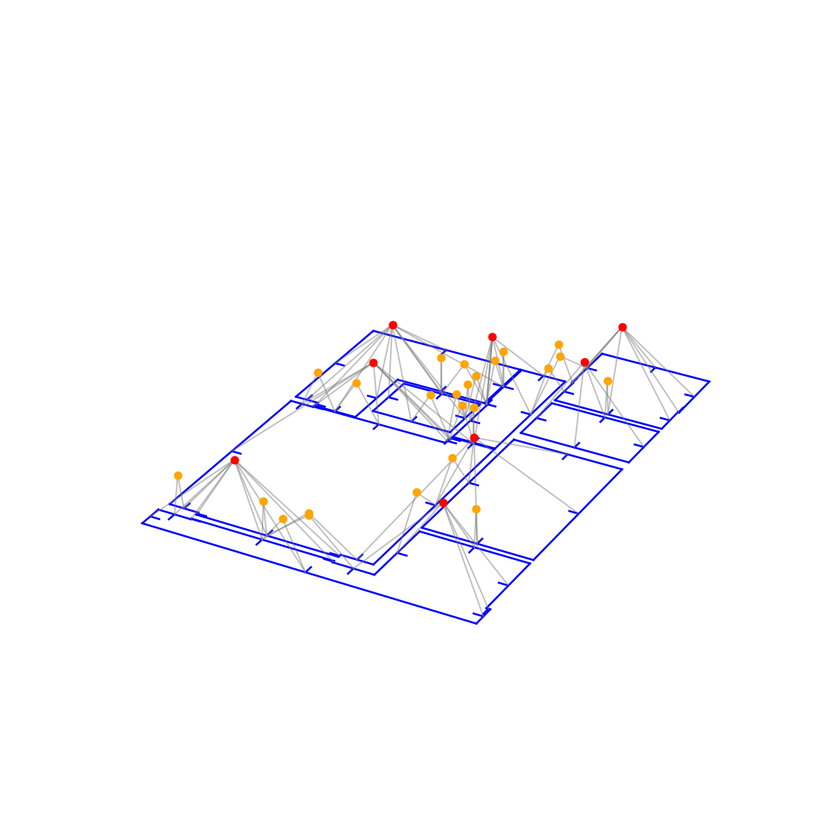
#> input picture benchmarks/EC-L/M/M-F/graph_0_3d.png, 840 x 840 px, shrunk from 1200 x 1200 before the run; its folder holds 3 pictures in this run
$ python image_tables.py
#> lines starting #> are read from the running program, lines starting #| are printed output that depends on the picture
import os
from pathlib import Path
import matplotlib.pyplot as plt
from matplotlib.image import imread
import numpy as np

# Get the benchmark root directory (parent of this script's parent)
BENCHMARK_DIR = Path(__file__).parent.parent / "benchmarks"

method_order = ["Rand", "EC-square", "EC-L", "Ours", "GT-test","Planes"]

# Map raw folder names to the display/canonical method names used in plots and ordering.
# Keys are matched case-insensitively.
method_name_map = {
    "rand": "Rand",
    "ifh": "Ours",
    "GT-test": "GT-Test",
    "Planes": "Planes",
    "EC-square": "EC-square",
    "EC-L": "EC-L"
}


def get_mapped_method_name(method):
    """Map a raw method/folder name to a display/canonical method name."""
    return method_name_map.get(method.lower(), method)


def get_method_sort_key(method):
    """Sort by method_order using mapped method names; unknown names go last."""
    method_order_lower = {m.lower(): i for i, m in enumerate(method_order)}
    mapped_name = get_mapped_method_name(method)
    return method_order_lower.get(mapped_name.lower(), len(method_order))


def get_available_methods():
    """Get list of all available methods in the benchmarks folder."""
    methods = [d.name for d in BENCHMARK_DIR.iterdir() if d.is_dir()]
    return sorted(methods)


def get_available_subdatasets():
    """Get all available subdatasets across all methods."""
    subdatasets = set()
    for method_dir in BENCHMARK_DIR.iterdir():
        if method_dir.is_dir():
            for dataset_dir in method_dir.iterdir():
                if dataset_dir.is_dir():
                    for subdataset_dir in dataset_dir.iterdir():
                        if subdataset_dir.is_dir():
                            subdatasets.add(subdataset_dir.name)
    return sorted(subdatasets)


def get_methods_for_subdataset(subdataset):
    """
    Get all methods that contain a specific subdataset, sorted by method_order.

    Args:
        subdataset: Subdataset name (e.g., 'M-F')

    Returns:
        List of method names that contain this subdataset, ordered by method_order
    """
    methods_with_subdataset = []
    for method_dir in BENCHMARK_DIR.iterdir():
        if method_dir.is_dir():
            method_name = method_dir.name
            for dataset_dir in method_dir.iterdir():
                if dataset_dir.is_dir():
                    subdataset_path = dataset_dir / subdataset
                    if subdataset_path.exists():
                        methods_with_subdataset.append(method_name)
                        break

    # Sort by method_order, with unlisted methods at the end
    return sorted(methods_with_subdataset, key=get_method_sort_key)


def count_available_examples(method, subdataset):
    """
    Count how many examples are available for a given method and subdataset.

    Args:
        method: Method name
        subdataset: Subdataset name

    Returns:
        Number of available examples
    """
    count = 0
    method_dir = BENCHMARK_DIR / method
    if not method_dir.exists():
        return count

    for dataset_dir in method_dir.iterdir():
        if dataset_dir.is_dir():
            subdataset_path = dataset_dir / subdataset
            if subdataset_path.exists():
                # Count graph_*.png files
                for img_file in subdataset_path.glob("graph_*_3d.png"):
                    count += 1
                return count

    return count


def get_image_path(method, subdataset, example_idx):
    """
    Get the image path for a specific method, subdataset, and example.

    Args:
        method: Method name (e.g., 'EC-L', 'EC-square')
        subdataset: Subdataset name (e.g., 'M-F', 'R-B')
        example_idx: Example index (0-4)

    Returns:
        Path object if image exists, None otherwise
    """
    # Try to find the image by traversing datasets
    method_dir = BENCHMARK_DIR / method
    if not method_dir.exists():
        return None

    # Search through all datasets for the subdataset
    for dataset_dir in method_dir.iterdir():
        if dataset_dir.is_dir():
            subdataset_path = dataset_dir / subdataset
            if subdataset_path.exists():
                image_path = subdataset_path / f"graph_{example_idx}_3d.png"
                if image_path.exists():
                    return image_path

    return None


def compare_methods_on_subdataset(subdataset, methods=None,
                                  figsize=None, save_path=None):
    """
    Create a comparison plot of methods for a specific subdataset.

    Args:
        subdataset: Subdataset name (e.g., 'M-F')
        methods: List of methods to compare. If None, uses all available methods.
        figsize: Figure size tuple (width, height). If None, auto-calculated.
        save_path: Path to save the figure. If None, only displays.

    Returns:
        (fig, ax) matplotlib figure and axes objects
    """
    if methods is None:
        methods = get_methods_for_subdataset(subdataset)
    else:
        # If methods are provided, still sort by method_order.
        methods = sorted(methods, key=get_method_sort_key)

    # Determine the actual number of examples by checking the first method
    num_examples = 0
    if methods:
        num_examples = count_available_examples(methods[0], subdataset)

    if num_examples == 0:
        num_examples = 5  # Default fallback

    # Auto-calculate figsize if not provided
    if figsize is None:
        figsize = (num_examples * 2.5, len(methods) * 2.5)

    # Create figure with subplots (rows=methods, columns=examples)
    fig, axes = plt.subplots(len(methods), num_examples, figsize=figsize)

    # Ensure axes is always 2D numpy array
    if isinstance(axes, np.ndarray):
        if axes.ndim == 1:
            if len(methods) == 1:
                axes = axes.reshape(1, -1)
            else:
                axes = axes.reshape(-1, 1)
    else:
        # axes is a single Axes object (1x1 case)
        axes = np.array([[axes]])

    fig.suptitle(f"Dataset: {subdataset}", fontsize=16, fontweight='bold')

    # Load and display images
    for row_idx, method in enumerate(methods):
        for col_idx in range(num_examples):
            ax = axes[row_idx, col_idx]

            # Get image path
            img_path = get_image_path(method, subdataset, col_idx)

            if img_path and img_path.exists():
                # Load and display image
                img = imread(img_path)
#> img is the input picture: shape (840, 840, 4) float32; mean R, G, B, A 0.986, 0.984, 0.994, 1
                ax.imshow(img)
            else:
                # Show placeholder if image not found
                ax.text(0.5, 0.5, 'Image not found',
                       ha='center', va='center', transform=ax.transAxes,
                       fontsize=10, color='red')

            # Set titles and remove axes
            ax.set_xticks([])
            ax.set_yticks([])

        # Add row labels (mapped/display method names) on left side
        display_method = get_mapped_method_name(method)
#> display_method = 'EC-L'
        axes[row_idx, 0].set_ylabel(display_method, fontsize=11, fontweight='bold',
                                   labelpad=10)

    # Add "examples" label at the bottom center spanning all columns
    fig.text(0.5, 0.02, 'examples', ha='center', fontsize=12, fontweight='bold')

    plt.tight_layout(rect=[0, 0.04, 1, 0.96])

    # Save if path provided
    if save_path:
        save_path = Path(save_path)
        save_path.parent.mkdir(parents=True, exist_ok=True)
        fig.savefig(save_path, dpi=150, bbox_inches='tight')
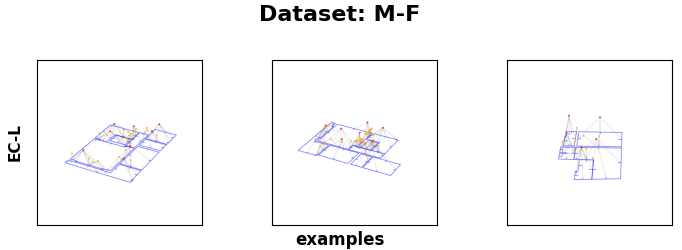
#> figure drawn by matplotlib, 3 panels
        print(f"Figure saved to {save_path}")

    return fig, axes


# [68 lines left out: function compare_subdatasets_across_methods, not called in this run]


def sweep_and_generate_comparisons(output_dir="qualitative_results"):
    """
    Sweep through all subdatasets in the benchmarks folder and create
    comparison plots for each subdataset across all methods that contain it.

    Args:
        output_dir: Output directory at the same level as benchmarks (default: 'qualitative_results')
    """
    output_path = BENCHMARK_DIR.parent / output_dir
    output_path.mkdir(parents=True, exist_ok=True)

    # Get all subdatasets
    subdatasets = get_available_subdatasets()

    print(f"Found {len(subdatasets)} subdatasets")
    print(f"Output directory: {output_path}\n")

    # Generate comparison for each subdataset
    for subdataset in subdatasets:
        methods = get_methods_for_subdataset(subdataset)

        if not methods:
            print(f"⚠️  Skipping {subdataset}: no methods found")
            continue

        print(f"Creating comparison for '{subdataset}' with {len(methods)} methods: {methods}")

        try:
            # Generate comparison plot
            save_file = output_path / f"{subdataset}_comparison.png"
            fig, axes = compare_methods_on_subdataset(
                subdataset=subdataset,
                methods=methods,
                save_path=str(save_file)
            )
            plt.close(fig)  # Close figure to free memory
            print(f"✓ Saved: {save_file}")

        except Exception as e:
            print(f"✗ Error creating comparison for {subdataset}: {e}")

    print(f"\n✓ All comparisons completed! Output saved to: {output_path}")


if __name__ == "__main__":
    # Example usage
    print("Available methods:", get_available_methods())
    print("Available subdatasets:", get_available_subdatasets())
    print()

    # Sweep and generate all comparisons
    sweep_and_generate_comparisons(output_dir="qualitative_results")
